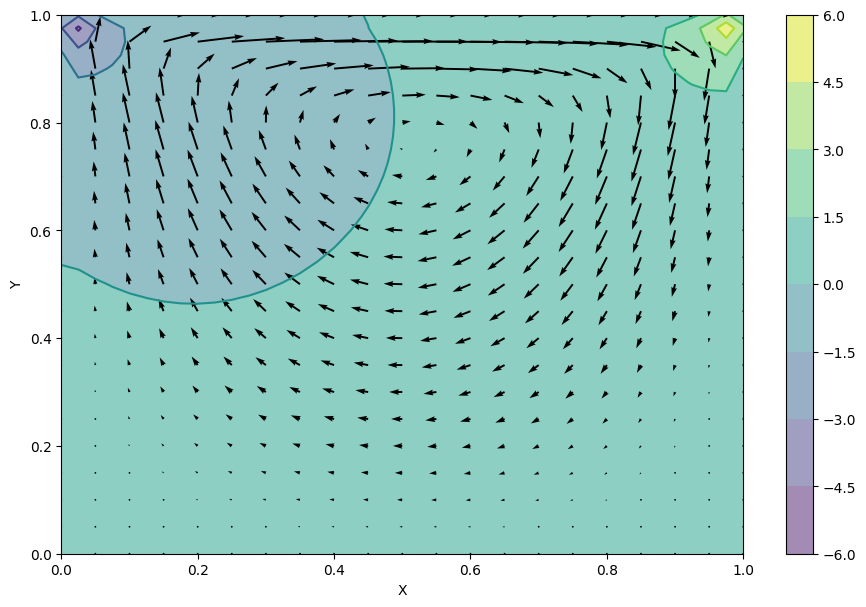

Generate this figure with Python:
import numpy as np
import os

from matplotlib import pyplot, cm
from devito import Grid, TimeFunction, Function, Eq, solve, Operator, configuration, SubDomain, NODE, switchconfig, Constant
from devito.symbolics import retrieve_functions, INT

from devito.petsc import petscsolve, EssentialBC
from devito.petsc.initialize import PetscInitialize
configuration['compiler'] = 'custom'
os.environ['CC'] = 'mpicc'


PetscInitialize()

######## same as 03.py but using PETSc for pressure solve...
#### also, using a single operator instead of needing two

ny = 41
nx = 41


nt = 2000
nit = 50


x_coord = np.linspace(0, 1, nx)
y_coord = np.linspace(0, 1, ny)


Y, X = np.meshgrid(x_coord, y_coord)

# Physical parameters
rho = Constant(name='rho', dtype=np.float64)
nu = Constant(name='nu', dtype=np.float64)

rho.data = np.float64(1.)
nu.data = np.float64(1./10.)

dt = .0007
so = 2
    

# Use subdomains just for pressure field for now
class Sub1(SubDomain):
    name = 'sub1'
    def __init__(self, S_O):
        super().__init__()
        self.S_O = S_O

    def define(self, dimensions):
        x, y = dimensions
        return {x: ('left', 1), y: ('middle', ny-2, 1)}
    

class Sub2(SubDomain):
    name = 'sub2'
    def __init__(self, S_O):
        super().__init__()
        self.S_O = S_O

    def define(self, dimensions):
        x, y = dimensions
        return {x: ('middle', 1, 2), y: ('middle', ny-2, 1)}
    

class Sub3(SubDomain):
    name = 'sub3'
    def __init__(self, S_O):
        super().__init__()
        self.S_O = S_O

    def define(self, dimensions):
        x, y = dimensions
        return {x: ('middle', nx-2, 1), y: ('middle', ny-2, 1)}
    


class Sub4(SubDomain):
    name = 'sub4'
    def __init__(self, S_O):
        super().__init__()
        self.S_O = S_O

    def define(self, dimensions):
        x, y = dimensions
        return {x: ('left', 1), y: ('middle', 1, 2)}



class Sub5(SubDomain):
    name = 'sub5'
    def __init__(self, S_O):
        super().__init__()
        self.S_O = S_O

    def define(self, dimensions):
        x, y = dimensions
        return {x: ('middle', 1, 2), y: ('middle', 1, 2)}
    


class Sub6(SubDomain):
    name = 'sub6'
    def __init__(self, S_O):
        super().__init__()
        self.S_O = S_O

    def define(self, dimensions):
        x, y = dimensions
        return {x: ('middle', nx-2, 1), y: ('middle', 1, 2)}
    

class Sub7(SubDomain):
    name = 'sub7'
    def __init__(self, S_O):
        super().__init__()
        self.S_O = S_O

    def define(self, dimensions):
        x, y = dimensions
        return {x: ('left', 1), y: ('left', 1)}
    

class Sub8(SubDomain):
    name = 'sub8'
    def __init__(self, S_O):
        super().__init__()
        self.S_O = S_O

    def define(self, dimensions):
        x, y = dimensions
        return {x: ('middle', 1, 2), y: ('left', 1)}
    


class Sub9(SubDomain):
    name = 'sub9'
    def __init__(self, S_O):
        super().__init__()
        self.S_O = S_O

    def define(self, dimensions):
        x, y = dimensions
        return {x: ('middle', nx-2, 1), y: ('left', 1)}


class Sub10(SubDomain):
    name = 'sub10'
    def __init__(self, S_O):
        super().__init__()
        self.S_O = S_O

    def define(self, dimensions):
        x, y = dimensions
        return {x: x, y: ('right', 1)}
    

class Sub11(SubDomain):
    name = 'sub11'
    def __init__(self, S_O):
        super().__init__()
        self.S_O = S_O

    def define(self, dimensions):
        x, y = dimensions
        return {x: ('right', 1), y: ('left', ny-1)}
    


def neumann_bottom(eq, t, subdomain):
    lhs, rhs = eq.evaluate.args

    # Functions present in stencil
    funcs = retrieve_functions(lhs-rhs)

    yind_target = t.indices[-1]

    mapper = {}
    for f in funcs:
        yind = f.indices[-1]
        if (yind - yind_target).as_coeff_Mul()[0] < 0:
            if f.name == 'p':
                mapper.update({f: f.subs({yind: yind_target})})

    return Eq(lhs.subs(mapper), rhs.subs(mapper), subdomain=subdomain)


def neumann_top(eq, t, subdomain):
    lhs, rhs = eq.evaluate.args

    # Functions present in stencil
    funcs = retrieve_functions(lhs-rhs)

    yind_target = t.indices[-1]

    mapper = {}
    for f in funcs:
        # Get the y index
        yind = f.indices[-1]
        # from IPython import embed; embed()
        if (yind - yind_target).as_coeff_Mul()[0] > 0:
            # Symmetric mirror: ghost maps to yind_target (last physical p-cell).
            # For staggered p at y+h_y/2 the top wall sits exactly at the midpoint
            # between yind_target and the ghost, so the Neumann mirror is yind_target.
            if f.name == 'p':
                mapper.update({f: f.subs({yind: yind_target})})

    return Eq(lhs.subs(mapper), rhs.subs(mapper), subdomain=subdomain)
    # return Eq(lhs, rhs.subs(mapper), subdomain=subdomain)


def neumann_left(eq, t, subdomain):
    lhs, rhs = eq.evaluate.args

    # Functions present in stencil
    funcs = retrieve_functions(lhs-rhs)

    xind_target = t.indices[-2]

    mapper = {}
    for f in funcs:
        xind = f.indices[-2]
        if (xind - xind_target).as_coeff_Mul()[0] < 0:
            if f.name == 'p':
                mapper.update({f: f.subs({xind: xind_target})})

    return Eq(lhs.subs(mapper), rhs.subs(mapper), subdomain=subdomain)
    # return Eq(lhs, rhs.subs(mapper), subdomain=subdomain)


def neumann_right(eq, t, subdomain):
    lhs, rhs = eq.evaluate.args

    # Functions present in stencil
    funcs = retrieve_functions(lhs-rhs)

    xind_target = t.indices[-2]

    mapper = {}
    for f in funcs:
        xind = f.indices[-2]
        if (xind - xind_target).as_coeff_Mul()[0] > 0:
            if f.name == 'p':
                mapper.update({f: f.subs({xind: xind_target})})

    return Eq(lhs.subs(mapper), rhs.subs(mapper), subdomain=subdomain)
    # return Eq(lhs, rhs.subs(mapper), subdomain=subdomain)


sub1 = Sub1(so)
sub2 = Sub2(so)
sub3 = Sub3(so)
sub4 = Sub4(so)
sub5 = Sub5(so)
sub6 = Sub6(so)
sub7 = Sub7(so)
sub8 = Sub8(so)
sub9 = Sub9(so)
sub10 = Sub10(so)
sub11 = Sub11(so)

subdomains = (sub1, sub2, sub3, sub4, sub5, sub6, sub7, sub8, sub9, sub10, sub11)

grid = Grid(shape=(nx, ny), extent=(1, 1.), subdomains=subdomains, dtype=np.float64)
x, y = grid.dimensions
t = grid.stepping_dim

# Staggered MAC grid:
#   u - staggered in y
#   v - staggered in x
#   p - cell centres (staggered in both x and y)
u = TimeFunction(name='u', grid=grid, space_order=2, staggered=y)
v = TimeFunction(name='v', grid=grid, space_order=2, staggered=x)
p = Function(name='p', grid=grid, space_order=2, staggered=(x, y))


# u-momentum:
# p.dxc is forcing the non staggering so it is not correct - that is why I use p.dx instead
eq_u = Eq(u.dt + u*u.dxc + v*u.dyc, -1./rho * p.dx + nu*(u.dx2 + u.dy2))
stencil_u = solve(eq_u, u.forward)
update_u = Eq(u.forward, stencil_u)





# from IPython import embed; embed()

# v-momentum:
eq_v = Eq(v.dt + u*v.dxc + v*v.dyc, -1./rho * p.dy + nu*(v.dx2 + v.dy2))
stencil_v = solve(eq_v, v.forward)
update_v = Eq(v.forward, stencil_v)

# from IPython import embed; embed()


# manual edit to x0 since using uf.dx and vf.dy alone does not seem to be correct? it seems to be left staggered?
ux_cc = u.dx(x0=x + x.spacing/2)
vy_cc = v.dy(x0=y + y.spacing/2)
# uy_cc = (u[x, y+1] + u[x+1, y+1] - u[x, y-1] - u[x+1, y-1]) / (4 * y.spacing)
# vx_cc = (v[x+1, y] + v[x+1, y+1] - v[x-1, y] - v[x-1, y+1]) / (4 * x.spacing)

eq_p = Eq(p.laplace,
          rho * (1./dt * (ux_cc + vy_cc) - ux_cc**2 - 2*u.dy*v.dx - vy_cc**2),
          subdomain=grid.subdomains['sub5'])


# eq_p = Eq(p, p.laplace,
#           subdomain=grid.subdomains['sub5'])
# from IPython import embed; embed()
# u BCs
# Left/right walls: u is not x-staggered so nodes sit exactly on the walls.
# Bottom wall - average across the wall is zero, so ghost point is negative of first interior point

# Top lid (y=1): value at the wall equals U_lid=1: (u[ny-2] + u[ny-1])/2 = 1
# u[ny-1] = 2 - u[ny-2]
bc_u  = [Eq(u[t+1, 0, y], 0)] # left
bc_u += [Eq(u[t+1, nx-1, y], 0)] # right
bc_u += [Eq(u[t+1, x, -1], -u[t+1, x, 0])] # bottom
bc_u += [Eq(u[t+1, x, ny-1], 2 - u[t+1, x, ny-2])]  # lid: u=1 at y=1

bc_v  = [Eq(v[t+1, -1, y], -v[t+1, 0, y])] # left
bc_v += [Eq(v[t+1, nx-1, y], -v[t+1, nx-2, y])]  # ghost beyond right wall: interp to 0 at x=1
bc_v += [Eq(v[t+1, x, ny-1], 0)] # top
bc_v += [Eq(v[t+1, x, 0], 0)] # bottom


# p is at cell centres
bc_p = [neumann_left(neumann_top(eq_p, p, sub1), p, sub1)]

bc_p += [neumann_top(eq_p, p, sub2)]
bc_p += [neumann_right(neumann_top(eq_p, p, sub3), p, sub3)]
bc_p += [neumann_left(eq_p, p, sub4)]

bc_p += [neumann_right(eq_p, p, sub6)]
bc_p += [neumann_bottom(eq_p, p, sub8)]
bc_p += [neumann_right(neumann_bottom(eq_p, p, sub9), p, sub9)]

bc_tmp1 = Function(name='bc_tmp1', grid=grid, space_order=2, staggered=(x, y))
bc_tmp1.data[:] = 0.
bc_p += [EssentialBC(p, bc_tmp1, subdomain=grid.subdomains['sub7'])] # pin pressure at corner

# These two will be automated in the compiler
bc_p += [EssentialBC(p, bc_tmp1, subdomain=grid.subdomains['sub10'], constrain=True)]
bc_p += [EssentialBC(p, bc_tmp1, subdomain=grid.subdomains['sub11'], constrain=True)]


# TODO: check symmetry of matrix before using CG..
pressure_solve = petscsolve([eq_p]+bc_p, p, options_prefix='pressure_solve', solver_parameters={'ksp_type': 'cg'})
# pressure_solve = petscsolve([eq_p]+bc_p, p, options_prefix='pressure_solve', solver_parameters={'ksp_type': 'gmres'})

# from IPython import embed; embed()
exprs = [pressure_solve] + [update_u, update_v] + bc_u + bc_v
# exprs = [pressure_solve]

with switchconfig(language='petsc'):
    op = Operator(exprs)
    # op = Operator([eq_p])
    # print(op.ccode)
    op.apply(time_M=nt, dt=dt)


# Import u values at x=L/2 (table 6, column 2 rows 12-26) in Marchi et al.
Marchi_Re10_u = np.array([[0.0625, -3.85425800e-2],
                          [0.125,  -6.96238561e-2],
                          [0.1875, -9.6983962e-2],
                          [0.25,   -1.22721979e-1],
                          [0.3125, -1.47636199e-1],
                          [0.375,  -1.71260757e-1],
                          [0.4375, -1.91677043e-1],
                          [0.5,    -2.05164738e-1],
                          [0.5625, -2.05770198e-1],
                          [0.625,  -1.84928116e-1],
                          [0.6875, -1.313892353e-1],
                          [0.75,   -3.1879308e-2],
                          [0.8125,  1.26912095e-1],
                          [0.875,   3.54430364e-1],
                          [0.9375,  6.50529292e-1]])
# Import v values at y=L/2 (table 6, column 2 rows 27-41) in Marchi et al.
Marchi_Re10_v = np.array([[0.0625, 9.2970121e-2],
                          [0.125,  1.52547843e-1],
                          [0.1875, 1.78781456e-1],
                          [0.25,   1.76415100e-1],
                          [0.3125, 1.52055820e-1],
                          [0.375,  1.121477612e-1],
                          [0.4375, 6.21048147e-2],
                          [0.5,    6.3603620e-3],
                          [0.5625,-5.10417285e-2],
                          [0.625, -1.056157259e-1],
                          [0.6875,-1.51622101e-1],
                          [0.75,  -1.81633561e-1],
                          [0.8125,-1.87021651e-1],
                          [0.875, -1.59898186e-1],
                          [0.9375,-9.6409942e-2]])

# run trivial operators to interpolate the staggered fields back onto original grid "nodes" for plotting and analysis

plotfunc_u = Function(name='plotfunc_u', grid=grid, space_order=2, staggered=NODE)
plotfunc_v = Function(name='plotfunc_v', grid=grid, space_order=2, staggered=NODE)
plotfunc_p = Function(name='plotfunc_p', grid=grid, space_order=2, staggered=NODE)

Operator(Eq(plotfunc_u, u))(time_M=0)
Operator(Eq(plotfunc_v, v))(time_M=0)
Operator(Eq(plotfunc_p, p))()


fig = pyplot.figure(figsize=(11, 7), dpi=100)
pyplot.contourf(X, Y, plotfunc_p.data[:], alpha=0.5, cmap=cm.viridis)
pyplot.colorbar()
pyplot.contour(X, Y, plotfunc_p.data[:], cmap=cm.viridis)
pyplot.quiver(X[::2, ::2], Y[::2, ::2], plotfunc_u.data[::2, ::2], plotfunc_v.data[::2, ::2])
pyplot.xlabel('X')
pyplot.ylabel('Y')
pyplot.savefig('04.png', dpi=100, bbox_inches='tight')
pyplot.show()

#NBVAL_IGNORE_OUTPUT
# Again, check results with Marchi et al 2009.
fig = pyplot.figure(figsize=(12, 6))
ax1 = fig.add_subplot(121)
ax1.plot(plotfunc_u.data[int(grid.shape[0]/2),:],y_coord[:])
ax1.plot(Marchi_Re10_u[:,1],Marchi_Re10_u[:,0],'ro')
ax1.set_xlabel('$u$')
ax1.set_ylabel('$y$')
ax1 = fig.add_subplot(122)
ax1.plot(x_coord[:],plotfunc_v.data[:,int(grid.shape[0]/2)])
ax1.plot(Marchi_Re10_v[:,0],Marchi_Re10_v[:,1],'ro')
ax1.set_xlabel('$x$')
ax1.set_ylabel('$v$')
pyplot.savefig('04_comparison.png', dpi=100, bbox_inches='tight')
pyplot.show()
